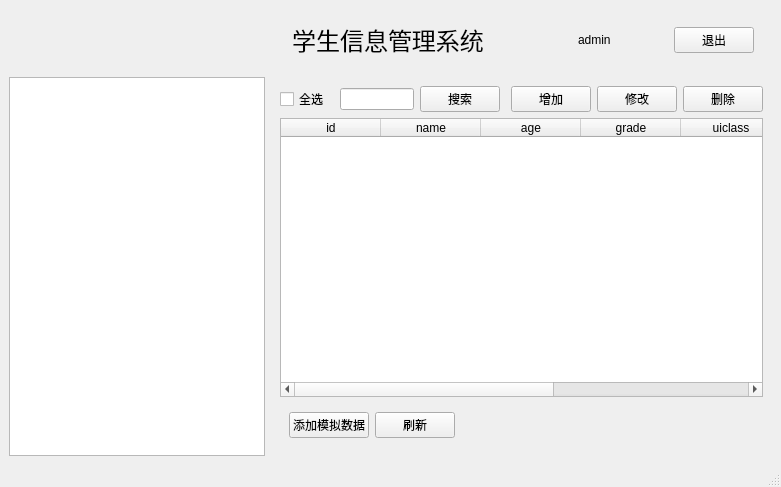
<?xml version="1.0" encoding="UTF-8"?>
<ui version="4.0">
 <class>MainWindow</class>
 <widget class="QMainWindow" name="MainWindow">
  <property name="geometry">
   <rect>
    <x>0</x>
    <y>0</y>
    <width>781</width>
    <height>487</height>
   </rect>
  </property>
  <property name="windowTitle">
   <string>学生信息管理系统</string>
  </property>
  <property name="windowIcon">
   <iconset resource="res.qrc">
    <normaloff>:/Desktop/login_icon.jpg</normaloff>:/Desktop/login_icon.jpg</iconset>
  </property>
  <property name="toolTip">
   <string>这是学生管理系统</string>
  </property>
  <widget class="QWidget" name="centralwidget">
   <layout class="QFormLayout" name="formLayout">
    <item row="0" column="0" colspan="2">
     <widget class="QWidget" name="widget_2" native="true">
      <layout class="QHBoxLayout" name="horizontalLayout_2">
       <item>
        <spacer name="horizontalSpacer_2">
         <property name="orientation">
          <enum>Qt::Orientation::Horizontal</enum>
         </property>
         <property name="sizeHint" stdset="0">
          <size>
           <width>40</width>
           <height>20</height>
          </size>
         </property>
        </spacer>
       </item>
       <item>
        <widget class="QLabel" name="tittle">
         <property name="font">
          <font>
           <family>Adobe 黑体 Std</family>
           <pointsize>18</pointsize>
          </font>
         </property>
         <property name="text">
          <string>学生信息管理系统</string>
         </property>
         <property name="alignment">
          <set>Qt::AlignmentFlag::AlignCenter</set>
         </property>
         <property name="margin">
          <number>4</number>
         </property>
        </widget>
       </item>
       <item>
        <widget class="QWidget" name="widget" native="true">
         <layout class="QHBoxLayout" name="horizontalLayout">
          <item>
           <spacer name="horizontalSpacer">
            <property name="orientation">
             <enum>Qt::Orientation::Horizontal</enum>
            </property>
            <property name="sizeHint" stdset="0">
             <size>
              <width>40</width>
              <height>20</height>
             </size>
            </property>
           </spacer>
          </item>
          <item>
           <widget class="QLabel" name="label_2">
            <property name="minimumSize">
             <size>
              <width>15</width>
              <height>15</height>
             </size>
            </property>
            <property name="maximumSize">
             <size>
              <width>15</width>
              <height>15</height>
             </size>
            </property>
            <property name="styleSheet">
             <string notr="true">border-image: url(:/login_icon.jpg);</string>
            </property>
            <property name="text">
             <string>&lt;html&gt;&lt;head/&gt;&lt;body&gt;&lt;p&gt;&lt;img src=&quot;:/Desktop/login_icon.jpg&quot;/&gt;&lt;/p&gt;&lt;/body&gt;&lt;/html&gt;</string>
            </property>
           </widget>
          </item>
          <item>
           <widget class="QLabel" name="label_3">
            <property name="text">
             <string>admin</string>
            </property>
            <property name="margin">
             <number>4</number>
            </property>
           </widget>
          </item>
          <item>
           <spacer name="horizontalSpacer_3">
            <property name="orientation">
             <enum>Qt::Orientation::Horizontal</enum>
            </property>
            <property name="sizeHint" stdset="0">
             <size>
              <width>40</width>
              <height>20</height>
             </size>
            </property>
           </spacer>
          </item>
          <item>
           <widget class="QPushButton" name="btn_exit">
            <property name="enabled">
             <bool>true</bool>
            </property>
            <property name="text">
             <string>退出</string>
            </property>
           </widget>
          </item>
         </layout>
        </widget>
       </item>
      </layout>
     </widget>
    </item>
    <item row="1" column="0">
     <widget class="QTreeWidget" name="treeWidget">
      <property name="headerHidden">
       <bool>true</bool>
      </property>
      <column>
       <property name="text">
        <string notr="true">1</string>
       </property>
      </column>
     </widget>
    </item>
    <item row="1" column="1">
     <widget class="QStackedWidget" name="stackedWidget">
      <widget class="QWidget" name="page">
       <layout class="QVBoxLayout" name="verticalLayout">
        <item>
         <layout class="QHBoxLayout" name="horizontalLayout_3">
          <item>
           <widget class="QCheckBox" name="checkBox">
            <property name="text">
             <string>全选</string>
            </property>
           </widget>
          </item>
          <item>
           <spacer name="horizontalSpacer_5">
            <property name="orientation">
             <enum>Qt::Orientation::Horizontal</enum>
            </property>
            <property name="sizeHint" stdset="0">
             <size>
              <width>40</width>
              <height>20</height>
             </size>
            </property>
           </spacer>
          </item>
          <item>
           <widget class="QLineEdit" name="search_id"/>
          </item>
          <item>
           <widget class="QPushButton" name="btn_search">
            <property name="text">
             <string>搜索</string>
            </property>
           </widget>
          </item>
          <item>
           <spacer name="horizontalSpacer_4">
            <property name="orientation">
             <enum>Qt::Orientation::Horizontal</enum>
            </property>
            <property name="sizeHint" stdset="0">
             <size>
              <width>40</width>
              <height>20</height>
             </size>
            </property>
           </spacer>
          </item>
          <item>
           <widget class="QPushButton" name="btn_add">
            <property name="text">
             <string>增加</string>
            </property>
           </widget>
          </item>
          <item>
           <widget class="QPushButton" name="btn_revise">
            <property name="text">
             <string>修改</string>
            </property>
           </widget>
          </item>
          <item>
           <widget class="QPushButton" name="btn_delete">
            <property name="text">
             <string>删除</string>
            </property>
           </widget>
          </item>
         </layout>
        </item>
        <item>
         <widget class="QTableWidget" name="tableWidget">
          <column>
           <property name="text">
            <string>id</string>
           </property>
          </column>
          <column>
           <property name="text">
            <string>name</string>
           </property>
          </column>
          <column>
           <property name="text">
            <string>age</string>
           </property>
          </column>
          <column>
           <property name="text">
            <string>grade</string>
           </property>
          </column>
          <column>
           <property name="text">
            <string>uiclass</string>
           </property>
          </column>
          <column>
           <property name="text">
            <string>phone</string>
           </property>
          </column>
          <column>
           <property name="text">
            <string>wechat</string>
           </property>
          </column>
         </widget>
        </item>
        <item>
         <widget class="QWidget" name="widget_3" native="true">
          <layout class="QHBoxLayout" name="horizontalLayout_4">
           <item>
            <widget class="QPushButton" name="btn_simul">
             <property name="text">
              <string>添加模拟数据</string>
             </property>
            </widget>
           </item>
           <item>
            <widget class="QPushButton" name="btn_refresh">
             <property name="text">
              <string>刷新</string>
             </property>
            </widget>
           </item>
           <item>
            <spacer name="horizontalSpacer_6">
             <property name="orientation">
              <enum>Qt::Orientation::Horizontal</enum>
             </property>
             <property name="sizeHint" stdset="0">
              <size>
               <width>324</width>
               <height>20</height>
              </size>
             </property>
            </spacer>
           </item>
          </layout>
         </widget>
        </item>
       </layout>
      </widget>
      <widget class="QWidget" name="page_2"/>
     </widget>
    </item>
   </layout>
  </widget>
  <widget class="QMenuBar" name="menubar">
   <property name="geometry">
    <rect>
     <x>0</x>
     <y>0</y>
     <width>781</width>
     <height>21</height>
    </rect>
   </property>
  </widget>
  <widget class="QStatusBar" name="statusbar"/>
 </widget>
 <resources>
  <include location="res.qrc"/>
 </resources>
 <connections/>
</ui>
